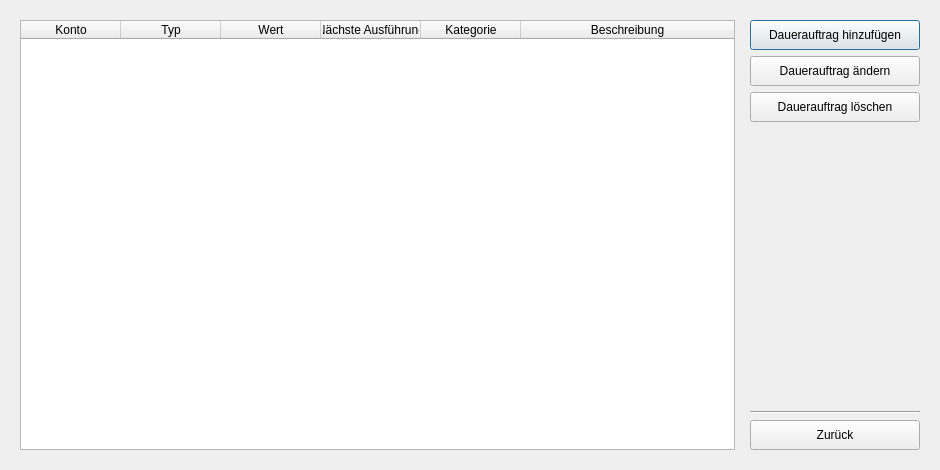
<?xml version="1.0" encoding="UTF-8"?>
<ui version="4.0">
 <class>ManageStandingOrders</class>
 <widget class="QDialog" name="ManageStandingOrders">
  <property name="geometry">
   <rect>
    <x>0</x>
    <y>0</y>
    <width>940</width>
    <height>470</height>
   </rect>
  </property>
  <property name="minimumSize">
   <size>
    <width>715</width>
    <height>355</height>
   </size>
  </property>
  <property name="windowTitle">
   <string>Daueraufträge verwalten</string>
  </property>
  <layout class="QVBoxLayout" name="verticalLayout_2">
   <item>
    <widget class="QWidget" name="widget" native="true">
     <layout class="QHBoxLayout" name="horizontalLayout">
      <item>
       <widget class="QTableWidget" name="tableStandingOrders">
        <property name="editTriggers">
         <set>QAbstractItemView::NoEditTriggers</set>
        </property>
        <property name="selectionMode">
         <enum>QAbstractItemView::SingleSelection</enum>
        </property>
        <attribute name="horizontalHeaderStretchLastSection">
         <bool>true</bool>
        </attribute>
        <column>
         <property name="text">
          <string>Konto</string>
         </property>
        </column>
        <column>
         <property name="text">
          <string>Typ</string>
         </property>
        </column>
        <column>
         <property name="text">
          <string>Wert</string>
         </property>
        </column>
        <column>
         <property name="text">
          <string>Nächste Ausführung</string>
         </property>
        </column>
        <column>
         <property name="text">
          <string>Kategorie</string>
         </property>
        </column>
        <column>
         <property name="text">
          <string>Beschreibung</string>
         </property>
        </column>
       </widget>
      </item>
      <item>
       <widget class="QWidget" name="widget_2" native="true">
        <layout class="QVBoxLayout" name="verticalLayout">
         <property name="topMargin">
          <number>0</number>
         </property>
         <property name="rightMargin">
          <number>0</number>
         </property>
         <property name="bottomMargin">
          <number>0</number>
         </property>
         <item>
          <widget class="QPushButton" name="buttonAddOrder">
           <property name="minimumSize">
            <size>
             <width>170</width>
             <height>30</height>
            </size>
           </property>
           <property name="text">
            <string>Dauerauftrag hinzufügen</string>
           </property>
          </widget>
         </item>
         <item>
          <widget class="QPushButton" name="buttonChangeOrder">
           <property name="minimumSize">
            <size>
             <width>170</width>
             <height>30</height>
            </size>
           </property>
           <property name="text">
            <string>Dauerauftrag ändern</string>
           </property>
          </widget>
         </item>
         <item>
          <widget class="QPushButton" name="buttonDeleteOrder">
           <property name="minimumSize">
            <size>
             <width>170</width>
             <height>30</height>
            </size>
           </property>
           <property name="text">
            <string>Dauerauftrag löschen</string>
           </property>
          </widget>
         </item>
         <item>
          <spacer name="verticalSpacer">
           <property name="orientation">
            <enum>Qt::Vertical</enum>
           </property>
           <property name="sizeHint" stdset="0">
            <size>
             <width>20</width>
             <height>40</height>
            </size>
           </property>
          </spacer>
         </item>
         <item>
          <widget class="Line" name="line">
           <property name="orientation">
            <enum>Qt::Horizontal</enum>
           </property>
          </widget>
         </item>
         <item>
          <widget class="QPushButton" name="buttonBack">
           <property name="minimumSize">
            <size>
             <width>170</width>
             <height>30</height>
            </size>
           </property>
           <property name="text">
            <string>Zurück</string>
           </property>
          </widget>
         </item>
        </layout>
       </widget>
      </item>
     </layout>
    </widget>
   </item>
  </layout>
 </widget>
 <resources/>
 <connections>
  <connection>
   <sender>buttonBack</sender>
   <signal>clicked()</signal>
   <receiver>ManageStandingOrders</receiver>
   <slot>close()</slot>
   <hints>
    <hint type="sourcelabel">
     <x>887</x>
     <y>437</y>
    </hint>
    <hint type="destinationlabel">
     <x>940</x>
     <y>433</y>
    </hint>
   </hints>
  </connection>
 </connections>
</ui>
